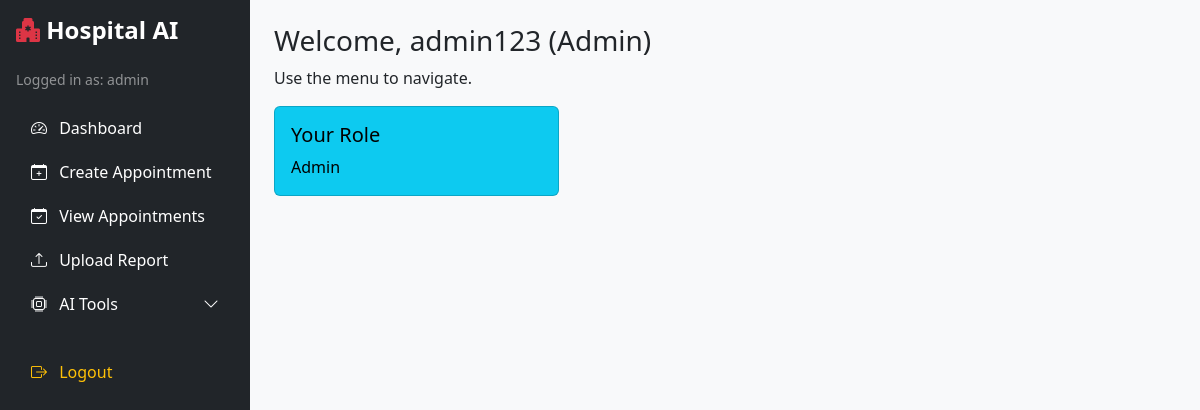
The page /dashboard (signed in) on the database its author committed.
### app/models/user.py (models this page shows, shortened)
class User(UserMixin, db.Model):
    id = db.Column(db.Integer, primary_key=True)
    username = db.Column(db.String(100), unique=True, nullable=False)
    password = db.Column(db.String(100), nullable=False)
    role = db.Column(db.String(20), nullable=False)  # 'admin', 'doctor', 'patient'

### app/controllers/auth_controller.py (the view)
@auth_bp.route('/dashboard')
@login_required
def dashboard():
    return render_template('dashboard.html', user=current_user)

### app/models/user.py (called while the page is built)
@login_manager.user_loader
def load_user(user_id):
    return User.query.get(int(user_id))

### app/templates/dashboard.html
{% extends "base.html" %}
{% block content %}
<h3>Welcome, {{ user.username }} ({{ user.role|capitalize }})</h3>
<p>Use the menu to navigate.</p>
<div class="row">
  <div class="col-md-4">
    <div class="card text-bg-info mb-3">
      <div class="card-body">
        <h5 class="card-title">Your Role</h5>
        <p class="card-text">{{ user.role.capitalize() }}</p>
      </div>
    </div>
  </div>
</div>
{% endblock %}

### app/templates/base.html (shortened to what this page needs)
<!DOCTYPE html>
<html lang="en">
<head>
    <link href="https://cdn.jsdelivr.net/npm/bootstrap@5.3.2/dist/css/bootstrap.min.css" rel="stylesheet">
    <link href="https://cdn.jsdelivr.net/npm/bootstrap-icons@1.10.5/font/bootstrap-icons.css" rel="stylesheet">
</head>
<body>
<div class="d-flex">
    <div class="bg-dark text-white p-3 sidebar">
        <h4 class="mb-4"><i class="bi bi-hospital-fill text-danger"></i> Hospital AI</h4>
        {% if current_user.is_authenticated %}
            <p class="text-white-50 small">Logged in as: {{ current_user.role }}</p>
            <ul class="nav flex-column">
                <li class="nav-item">
                    <a class="nav-link text-white" href="{{ url_for('auth.dashboard') }}">
                        <i class="bi bi-speedometer2 me-2"></i> Dashboard
                    </a>
                </li>
                <li class="nav-item">
                    <a class="nav-link text-white" href="{{ url_for('appointment.create_appointment') }}">
                        <i class="bi bi-calendar-plus me-2"></i> Create Appointment
                    </a>
                </li>
                {% if current_user.role in ['admin', 'doctor'] %}
                    <li class="nav-item">
                        <a class="nav-link text-white" href="{{ url_for('appointment.view_appointments') }}">
                            <i class="bi bi-calendar-check me-2"></i> View Appointments
                        </a>
                    </li>
                {% endif %}
                <li class="nav-item">
                    <a class="nav-link text-white" href="{{ url_for('report.upload_report') }}">
                        <i class="bi bi-upload me-2"></i> Upload Report
                    </a>
                </li>
                <li class="nav-item">
                    <a class="nav-link text-white" data-bs-toggle="collapse" href="#aiTools" role="button" aria-expanded="false">
                        <i class="bi bi-cpu me-2"></i> AI Tools <i class="bi bi-chevron-down float-end"></i>
                    </a>
                </li>
                <li class="nav-item mt-4">
                    <a class="nav-link text-warning" href="{{ url_for('auth.logout') }}">
                        <i class="bi bi-box-arrow-right me-2"></i> Logout
                    </a>
                </li>
            </ul>
        {% else %}
            <p class="text-white">Not logged in</p>
        {% endif %}
    </div>
    <div class="flex-grow-1 p-4 main-content">
        {% block content %}{% endblock %}
    </div>
</div>
</body>
</html>

### app/templates/base.html (style rules this page uses)
body { font-family: 'Segoe UI', sans-serif; }
.sidebar { width: 250px; min-height: 100vh; }
.sidebar .nav-link { padding: 10px 15px; border-radius: 5px; transition: background 0.3s; }
.sidebar h4 { font-weight: bold; }
.nav-link i { font-size: 1rem; }
.main-content { background-color: #f8f9fa; min-height: 100vh; }

### rows shown on the page
User: role "admin", username "admin123", role "Admin"
